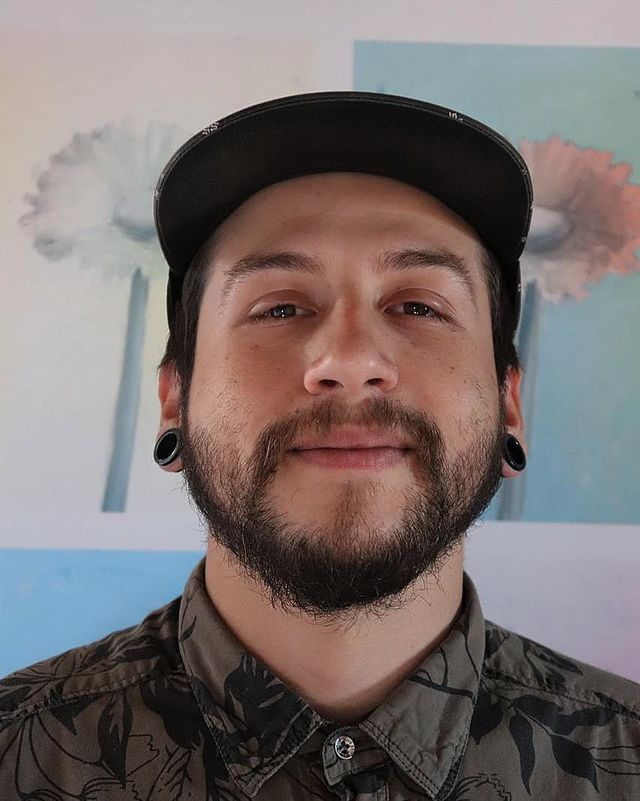
#> input picture Python/MachineLearning/OpenCV/ascii_art/data/lucas.jpg, 640 x 801 px
$ python test.py
#> lines starting #> are read from the running program, lines starting #| are printed output that depends on the picture; after the words box and inside, x2 and y2 are one past the last pixel; in counts of white or black regions, pixels touching at a corner belong together
import cv2
import numpy as np
import sys

image = cv2.imread('data/lucas.jpg')
#> image is the input picture: shape (801, 640, 3); mean B, G, R 110.4, 111.7, 121.6
image = cv2.cvtColor(image, cv2.COLOR_BGR2GRAY)
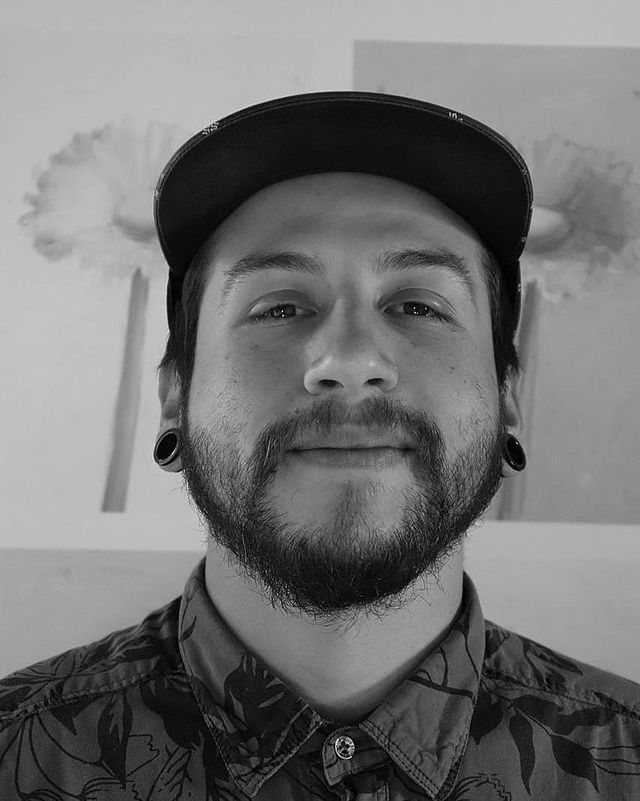
#> image: shape (801, 640); min 0, max 253, mean 114.6
size = 10
image = cv2.resize(image, (round(image.shape[1] * (1/size)), round(image.shape[0] * (1/size))))
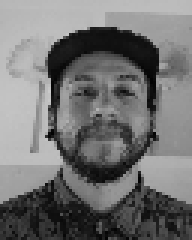
#> image: shape (80, 64) (shown 3 times larger); min 2, max 202, mean 114.2


new_image = np.zeros((image.shape[0], image.shape[1])).astype(int).astype(str)


# .
min = 0
max = 25
mask = (image >= min) & (image <= max)
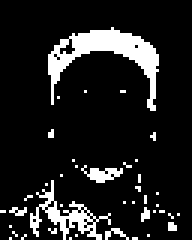
#> mask: shape (80, 64) bool (shown 3 times larger); 12.3% white; 41 white regions (38 under 20 px), largest, box (x1, y1, x2, y2) and area: (16, 9, 53, 37) 333, (10, 60, 37, 80) 150, (27, 55, 41, 61) 42
new_image[mask] = ' '

# -
min = 25
max = 50
mask = (image > min) & (image <= max)
#> mask: shape (80, 64) bool; 10.5% white in thin lines or dots, all inside (x1, y1, x2, y2) = (0, 9, 64, 80)
new_image[mask] = '.'

# "
min = 50
max = 75
mask = (image > min) & (image <= max)
#> mask: shape (80, 64) bool; 9.5% white in thin lines or dots, all inside (x1, y1, x2, y2) = (0, 10, 64, 80)
new_image[mask] = ':'

# *
min = 75
max = 100
mask = (image > min) & (image <= max)
#> mask: shape (80, 64) bool; 7.5% white in thin lines or dots, all inside (x1, y1, x2, y2) = (1, 11, 64, 80)
new_image[mask] = '*'

# !
min = 100
max = 125
mask = (image > min) & (image <= max)
#> mask: shape (80, 64) bool; 9% white in thin lines or dots, all inside (x1, y1, x2, y2) = (8, 10, 63, 75)
new_image[mask] = '+'

# ?
min = 125
max = 150
mask = (image > min) & (image <= max)
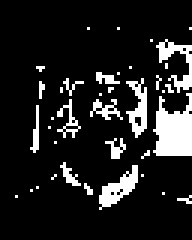
#> mask: shape (80, 64) bool (shown 3 times larger); 12.8% white; 38 white regions (29 under 20 px), largest, box (x1, y1, x2, y2) and area: (51, 31, 64, 52) 192, (33, 55, 46, 70) 84, (52, 13, 64, 31) 78
new_image[mask] = '='

# 1
min = 150
max = 175
mask = (image > min) & (image <= max)
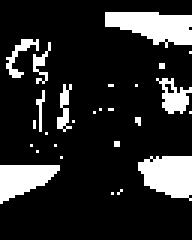
#> mask: shape (80, 64) bool (shown 3 times larger); 16.5% white; 27 white regions (20 under 20 px), largest, box (x1, y1, x2, y2) and area: (35, 4, 64, 16) 231, (46, 52, 64, 67) 204, (0, 55, 20, 68) 164
new_image[mask] = '4'

# &
min = 175
max = 200
mask = (image > min) & (image <= max)
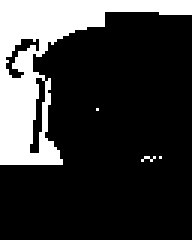
#> mask: shape (80, 64) bool (shown 3 times larger); 21.9% white; 4 white regions (3 under 20 px), largest, box (x1, y1, x2, y2) and area: (0, 0, 64, 55) 1112
new_image[mask] = '0'

# 0
min = 200
max = 225
mask = (image > min) & (image <= max)
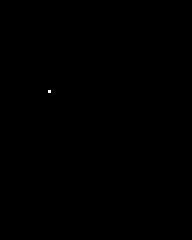
#> mask: shape (80, 64) bool (shown 3 times larger); 0.02% white in thin lines or dots, all inside (x1, y1, x2, y2) = (16, 30, 17, 31)
new_image[mask] = '&'

# @
min = 225
max = 250
mask = (image > min) & (image <= max)
#> mask: shape (80, 64) bool; every value is 0
new_image[mask] = '@'

# Imprimir a matriz formatada com colunas alinhadas
test = np.savetxt(sys.stdout, new_image, delimiter='', fmt='%2s')
#> (printed output is left out)
1234567890

$ run again, with Python/MachineLearning/OpenCV/ascii_art/data/1131.jpg copied over Python/MachineLearning/OpenCV/ascii_art/data/lucas.jpg
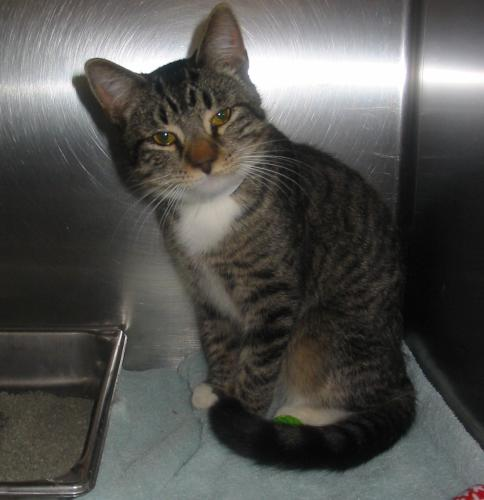
#> input picture Python/MachineLearning/OpenCV/ascii_art/data/1131.jpg, 484 x 500 px
#> image is the input picture: shape (500, 484, 3); mean B, G, R 79.1, 82.1, 82.5
#> `mask = (image >= min) & (image <= max)`:
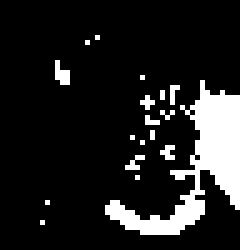
#> mask: shape (50, 48) bool (shown 5 times larger); 13.1% white; 18 white regions (17 under 20 px), largest, box (x1, y1, x2, y2) and area: (21, 16, 48, 47) 264
#> `mask = (image > min) & (image <= max)`:
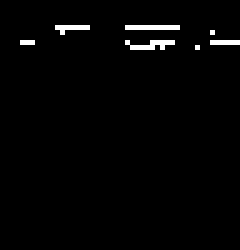
#> mask: shape (50, 48) bool (shown 5 times larger); 1.8% white in thin lines or dots, all inside (x1, y1, x2, y2) = (4, 5, 48, 10)
#> (printed output is left out)
